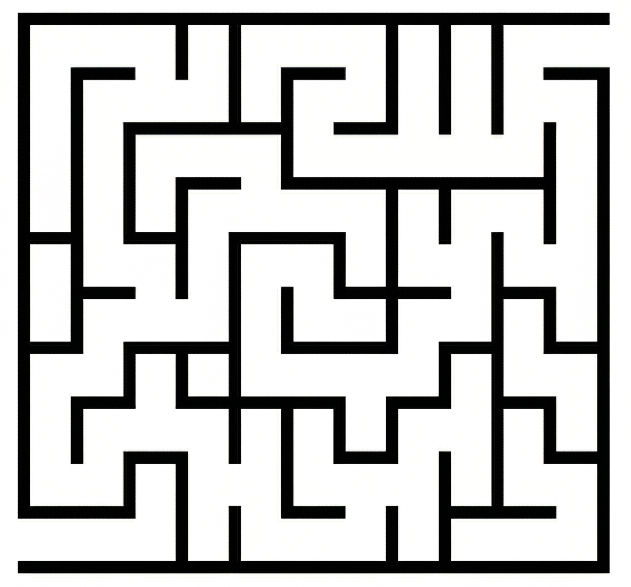
//> input picture cpp_version/5/5.png, 1261 x 1173 px (shown at 1/2 size)
$ ./map_generator   (built with g++ and OpenCV 4)
//> lines starting //> are read from the running program, lines starting //| are printed output that depends on the picture; after the words box and inside, x2 and y2 are one past the last pixel; in counts of white or black regions, pixels touching at a corner belong together
### cpp_version/add_direction/trace_skeleton.cpp
// trace_skeleton.cpp
// Trace skeletonization result into polylines
//
// Lingdong Huang 2020
// Bugfix applied: Corrected thinning loop termination logic.

#include <unistd.h>
#include <stdlib.h>
#include <stdio.h>
#include <string.h>
#include <stdarg.h>
#include <math.h>
#include <string>
#include <climits>
#include <algorithm> // 添加 algorithm 防止 std::copy 报错

//================================
// ENUMS
//================================
#define HORIZONTAL 1
#define VERTICAL 2

//================================
// PARAMS
//================================
#define CHUNK_SIZE 35           // the chunk size
#define SAVE_RECTS 1            // additionally save bounding rects of chunks (for visualization)
#define MAX_ITER 999            // maximum number of iterations


struct skeleton_tracer_t {
  //================================
  // GLOBALS
  //================================
  typedef unsigned char uchar;
  uchar* im; // the image
  int W;     // width
  int H;     // height

  skeleton_tracer_t(){
    im = NULL;
    rects.head = NULL;
    rects.tail = NULL;
  }

  //================================
  // DATASTRUCTURES
  //================================

  typedef struct _point_t {
    int x;
    int y;
    struct _point_t * next;
  } point_t;

  typedef struct _polyline_t {
    point_t* head;
    point_t* tail;
    struct _polyline_t* prev;
    struct _polyline_t* next;
    int size;
  } polyline_t;


  typedef struct _rect_t {
    int x;
    int y;
    int w;
    int h;
    struct _rect_t* next;
  } rect_t;

  struct _rects_t{
    rect_t* head;
    rect_t* tail;
  } rects;

  //================================
  // DATASTRUCTURE IMPLEMENTATION
  //================================

  polyline_t* new_polyline(){
    polyline_t* q0 = (polyline_t*)malloc(sizeof(polyline_t));
    q0->head = NULL;
    q0->tail = NULL;
    q0->prev = NULL;
    q0->next = NULL;
    q0->size = 0;
    return q0;
  }
  // [29 lines left out: functions print_polyline, print_polylines, not called in this run]
  void destroy_polylines(polyline_t* q){
    if (!q){
      return;
    }
    polyline_t* it = q;
    while(it){
      polyline_t* lt = it->next;
      point_t* jt = it->head;
      while(jt){
        point_t* kt = jt->next;
        free(jt);
        jt = kt;
      }
      free(it);
      it = lt;
    }
  }

  void reverse_polyline(polyline_t* q){
    if (!q || (q->size < 2)){
      return;
    }
    q->tail->next = q->head;
    point_t* it0 = q->head;
    point_t* it1 = it0->next;
    point_t* it2 = it1->next;
    int i; for (i = 0; i < q->size-1; i++){
        it1->next = it0;
        it0 = it1;
        it1 = it2;
        it2 = it2->next;
    }
    point_t* q_head = q->head;
    q->head = q->tail;
    q->tail = q_head;
    q->tail->next = NULL;
  }

  void cat_tail_polyline(polyline_t* q0, polyline_t* q1){
    if (!q1){
      return;
    }
    if (!q0){
      *q0 = *new_polyline();
    }
    if (!q0->head){
      q0->head = q1->head;
      q0->tail = q1->tail;
      return;
    }
    q0->tail->next = q1->head;
    q0->tail = q1->tail;
    q0->size += q1->size;
    q0->tail->next = NULL;
  }

  void cat_head_polyline(polyline_t* q0, polyline_t* q1){
    if (!q1){
      return;
    }
    if (!q0){
      *q0 = *new_polyline();
    }
    if (!q1->head){
      return;
    }
    if (!q0->head){
      q0->head = q1->head;
      q0->tail = q1->tail;
      return;
    }
    q1->tail->next = q0->head;
    q0->head = q1->head;
    q0->size += q1->size;
    q0->tail->next = NULL;
  }

  void add_point_to_polyline(polyline_t* q, int x, int y){
    point_t* p = (point_t*)malloc(sizeof(point_t));
    p->x = x;
    p->y = y;
    p->next = NULL;
    if (!q->head){
      q->head = p;
      q->tail = p;
    }else{
      q->tail->next = p;
      q->tail = p;
    }
    q->size++;
  }

  polyline_t* prepend_polyline(polyline_t* q0, polyline_t* q1){
    if (!q0){
      return q1;
    }
    q1->next = q0;
    q0->prev = q1;
    return q1;
  }

  // [20 lines left out: functions print_rects, destroy_rects, not called in this run]

  void add_rect(int x, int y, int w, int h){
    #if SAVE_RECTS
      rect_t* r = (rect_t*)malloc(sizeof(rect_t));
      r->x = x;
      r->y = y;
      r->w = w;
      r->h = h;
      r->next = NULL;
      if (!rects.head){
        rects.head = r;
        rects.tail = r;
      }else{
        rects.tail->next = r;
        rects.tail = r;
      }
    #endif
  }

  //================================
  // RASTER SKELETONIZATION
  //================================
  bool thinning_zs_iteration(int iter) {
    bool diff = false;
    for (int i = 1; i < H-1; i++){
      for (int j = 1; j < W-1; j++){
        int p2 = im[(i-1)*W+j]   & 1;
        int p3 = im[(i-1)*W+j+1] & 1;
        int p4 = im[(i)*W+j+1]   & 1;
        int p5 = im[(i+1)*W+j+1] & 1;
        int p6 = im[(i+1)*W+j]   & 1;
        int p7 = im[(i+1)*W+j-1] & 1;
        int p8 = im[(i)*W+j-1]   & 1;
        int p9 = im[(i-1)*W+j-1] & 1;

        int A  = (p2 == 0 && p3 == 1) + (p3 == 0 && p4 == 1) +
          (p4 == 0 && p5 == 1) + (p5 == 0 && p6 == 1) +
          (p6 == 0 && p7 == 1) + (p7 == 0 && p8 == 1) +
          (p8 == 0 && p9 == 1) + (p9 == 0 && p2 == 1);
        int B  = p2 + p3 + p4 + p5 + p6 + p7 + p8 + p9;
        int m1 = iter == 0 ? (p2 * p4 * p6) : (p2 * p4 * p8);
        int m2 = iter == 0 ? (p4 * p6 * p8) : (p2 * p6 * p8);
        if (A == 1 && (B >= 2 && B <= 6) && m1 == 0 && m2 == 0)
          im[i*W+j] |= 2;
      }
    }
    for (int i = 0; i < H*W; i++){
      int marker = im[i]>>1;
      int old = im[i]&1;
      im[i] = old & (!marker);
      if ((!diff) && (im[i] != old)){
        diff = true;
      }
    }
    return diff;
  };

  void thinning_zs(){
    bool diff;
    do {
      // 修复：必须确保每一步都执行，且只要任意一步改变了像素，就要继续循环
      bool diff0 = thinning_zs_iteration(0);
      bool diff1 = thinning_zs_iteration(1);
      diff = diff0 || diff1;
    } while (diff);
  }

  //================================
  // MAIN ALGORITHM
  //================================

  int not_empty(int x, int y, int w, int h){
    for (int i = y; i < y+h; i++){
      for (int j = x; j < x+w; j++){
        if (im[i*W+j]){
          return 1;
        }
      }
    }
    return 0;
  }

  int merge_impl(polyline_t* c0, polyline_t* c1i, int sx, int isv, int mode){
    int b0 = (mode >> 1 & 1)>0;
    int b1 = (mode >> 0 & 1)>0;
    polyline_t* c0j = NULL;
    int md = 4;

    point_t* p1 = b1 ? c1i->head : c1i->tail;

    if (abs((isv?(p1->y):(p1->x))-sx)>0){
      return 0;
    }

    polyline_t* it = c0;
    while (it){
      point_t* p0 = b0?(it->head):(it->tail);
      if (abs((isv?(p0->y):(p0->x))-sx)>1){
        it = it->next;
        continue;
      }
      int d = abs((isv?(p0->x):(p0->y)) - (isv?(p1->x):(p1->y)));
      if (d < md){
        c0j = it;
        md = d;
      }
      it = it->next;
    }

    if (c0j){
      if (b0 && b1){
        reverse_polyline(c1i);
        cat_head_polyline(c0j,c1i);
      }else if (!b0 && b1){
        cat_tail_polyline(c0j,c1i);
      }else if (b0 && !b1){
        cat_head_polyline(c0j,c1i);
      }else {
        reverse_polyline(c1i);
        cat_tail_polyline(c0j,c1i);
      }
      return 1;
    }
    return 0;
  }

  polyline_t* merge_frags(polyline_t* c0, polyline_t* c1, int sx, int dr){
    if (!c0){
      return c1;
    }
    if (!c1){
      return c0;
    }
    polyline_t* it = c1;
    while(it){
      polyline_t* tmp = it->next;
      if (dr == HORIZONTAL){
        if (merge_impl(c0,it,sx,0,1))goto rem;
        if (merge_impl(c0,it,sx,0,3))goto rem;
        if (merge_impl(c0,it,sx,0,0))goto rem;
        if (merge_impl(c0,it,sx,0,2))goto rem;
      }else{
        if (merge_impl(c0,it,sx,1,1))goto rem;
        if (merge_impl(c0,it,sx,1,3))goto rem;
        if (merge_impl(c0,it,sx,1,0))goto rem;
        if (merge_impl(c0,it,sx,1,2))goto rem;
      }
      goto next;
      rem:
      if (!it->prev){
        c1 = it->next;
        if (it->next){
          it->next->prev = NULL;
        }
      }else{
        it->prev->next = it->next;
        if (it->next){
          it->next->prev = it->prev;
        }
      }
      free(it);
      next:
      it = tmp;
    }
    it = c1;
    while(it){
      polyline_t* tmp = it->next;
      it->prev = NULL;
      it->next = NULL;
      c0 = prepend_polyline(c0,it);
      it = tmp;
    }
    return c0;
  }

  polyline_t* chunk_to_frags(int x, int y, int w, int h){
    polyline_t* frags = NULL;
    int fsize = 0;
    int on = 0;
    int li=-1, lj=-1;

    for (int k = 0; k < h+h+w+w-4; k++){
      int i, j;
      if (k < w){
        i = y+0; j = x+k;
      }else if (k < w+h-1){
        i = y+k-w+1; j = x+w-1;
      }else if (k < w+h+w-2){
        i = y+h-1; j = x+w-(k-w-h+3);
      }else{
        i = y+h-(k-w-h-w+4); j = x+0;
      }
      if (im[i*W+j]){
        if (!on){
          on = 1;
          polyline_t* f = new_polyline();
          add_point_to_polyline(f, j, i);
          add_point_to_polyline(f, x+w/2,y+h/2);
          frags = prepend_polyline(frags,f);
          fsize ++;
        }
      }else{
        if (on){
          frags->head->x = (frags->head->x+lj)/2;
          frags->head->y = (frags->head->y+li)/2;
          on = 0;
        }
      }
      li = i;
      lj = j;
    }
    if (fsize == 2){
      polyline_t* f = new_polyline();
      add_point_to_polyline(f,frags->head->x,frags->head->y);
      add_point_to_polyline(f,frags->next->head->x,frags->next->head->y);
      destroy_polylines(frags);
      frags = f;
    }else if (fsize > 2){
      int ms = 0;
      int mi = -1;
      int mj = -1;
      for (int i = y+1; i < y+h-1; i++){
        for (int j = x+1; j < x+w-1; j++){
          int s =
            (im[i*W-W+j-1]) + (im[i*W-W+j]) + (im[i*W-W+j-1+1])+
            (im[i*W+j-1]  ) +   (im[i*W+j]) +   (im[i*W+j+1]  )+
            (im[i*W+W+j-1]) + (im[i*W+W+j]) + (im[i*W+W+j+1]  );
          if (s > ms){
            mi = i;
            mj = j;
            ms = s;
          }else if (s == ms && abs(j-(x+w/2))+abs(i-(y+h/2)) < abs(mj-(x+w/2))+abs(mi-(y+h/2))){
            mi = i;
            mj = j;
            ms = s;
          }
        }
      }
      if (mi != -1){
        polyline_t* it = frags;
        while(it){
          it->tail->x = mj;
          it->tail->y = mi;
          it = it->next;
        }
      }
    }
    return frags;
  }

  polyline_t* trace_skeleton(int x, int y, int w, int h, int iter){
    polyline_t* frags = NULL;

    if (iter >= MAX_ITER){
      return frags;
    }
    if (w <= CHUNK_SIZE && h <= CHUNK_SIZE){
      frags = chunk_to_frags(x,y,w,h);
      return frags;
    }

    int ms = INT_MAX;
    int mi = -1;
    int mj = -1;

    if (h > CHUNK_SIZE){
      for (int i = y+3; i < y+h-3; i++){
        if (im[i*W+x] ||im[(i-1)*W+x] ||im[i*W+x+w-1] ||im[(i-1)*W+x+w-1]){
          continue;
        }
        int s = 0;
        for (int j = x; j < x+w; j++){
          s += im[i*W+j];
          s += im[(i-1)*W+j];
        }
        if (s < ms){
          ms = s; mi = i;
        }else if (s == ms && abs(i-(y+h/2))<abs(mi-(y+h/2))){
          ms = s; mi = i;
        }
      }
    }

    if (w > CHUNK_SIZE){
      for (int j = x+3; j < x+w-3; j++){
        if (im[W*y+j]||im[W*(y+h)-W+j]||im[W*y+j-1]||im[W*(y+h)-W+j-1]){
          continue;
        }
        int s = 0;
        for (int i = y; i < y+h; i++){
          s += im[i*W+j]?1:0;
          s += im[i*W+j-1]?1:0;
        }
        if (s < ms){
          ms = s;
          mi = -1;
          mj = j;
        }else if (s == ms && abs(j-(x+w/2))<abs(mj-(x+w/2))){
          ms = s;
          mi = -1;
          mj = j;
        }
      }
    }

    int L0=-1; int L1; int L2; int L3;
    int R0=-1; int R1; int R2; int R3;
    int dr = 0;
    int sx;
    if (h > CHUNK_SIZE && mi != -1){
      L0 = x; L1 = y;  L2 = w; L3 = mi-y;
      R0 = x; R1 = mi; R2 = w; R3 = y+h-mi;
      dr = VERTICAL;
      sx = mi;
    }else if (w > CHUNK_SIZE && mj != -1){
      L0 = x; L1 = y; L2 = mj-x; L3 = h;
      R0 = mj;R1 = y; R2 =x+w-mj;R3 = h;
      dr = HORIZONTAL;
      sx = mj;
    }

    if (dr!=0 && not_empty(L0,L1,L2,L3)){
      #if SAVE_RECTS
        add_rect(L0,L1,L2,L3);
      #endif
      frags = trace_skeleton(L0,L1,L2,L3,iter+1);
    }
    if (dr!=0 && not_empty(R0,R1,R2,R3)){
      #if SAVE_RECTS
        add_rect(R0,R1,R2,R3);
      #endif
      frags = merge_frags(frags, trace_skeleton(R0,R1,R2,R3,iter+1),sx,dr);
    }

    if (mi == -1 && mj == -1){
      frags = chunk_to_frags(x,y,w,h);
    }

    return frags;
  }

  // [6 lines left out: function destroy, not called in this run]

};

### cpp_version/map_generator.cpp
#include <iostream>
#include <fstream>
#include <vector>
#include <set>
#include <map>
#include <algorithm>
#include <opencv2/opencv.hpp>
#include <nlohmann/json.hpp>

#include "trace_skeleton.cpp"

using json = nlohmann::json;

struct PointComp {
    bool operator() (const std::pair<int, int>& a, const std::pair<int, int>& b) const {
        if (a.first != b.first) return a.first < b.first;
        return a.second < b.second;
    }
};

int main() {
    // --- 1. 配置路径 ---
    std::string img_path = "./5/5.png"; // 请确保路径对应你正在测的图
    std::string json_path = "./5/map_graph.json";

    cv::Mat src = cv::imread(img_path, cv::IMREAD_GRAYSCALE);
//> src: 1173 rows x 1261 cols, CV_8UC1; min 0, max 255, mean 192.7
    if (src.empty()) {
        std::cerr << "错误：无法读取图片 " << img_path << std::endl;
        return -1;
    }

    cv::Mat bin;
    cv::threshold(src, bin, 200, 1, cv::THRESH_BINARY);
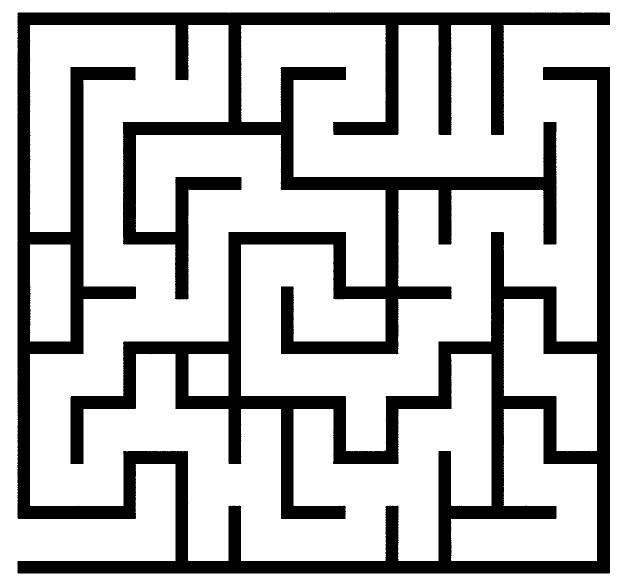
//> bin: 1173 rows x 1261 cols, CV_8UC1 (shown at 1/2 size); values 0 (black) and 1 (white), 75% white; 1 black region, box (x1, y1, x2, y2) and area: (35, 25, 1220, 1147) 370291

    // ==========================================
    // 边缘保护 (Border Protection)
    // 强制给图片加一圈 1 像素的黑边，解决进出口贴边导致的细化死角问题
    // ==========================================
    cv::Mat padded_bin;
    cv::copyMakeBorder(bin, padded_bin, 1, 1, 1, 1, cv::BORDER_CONSTANT, cv::Scalar(0));
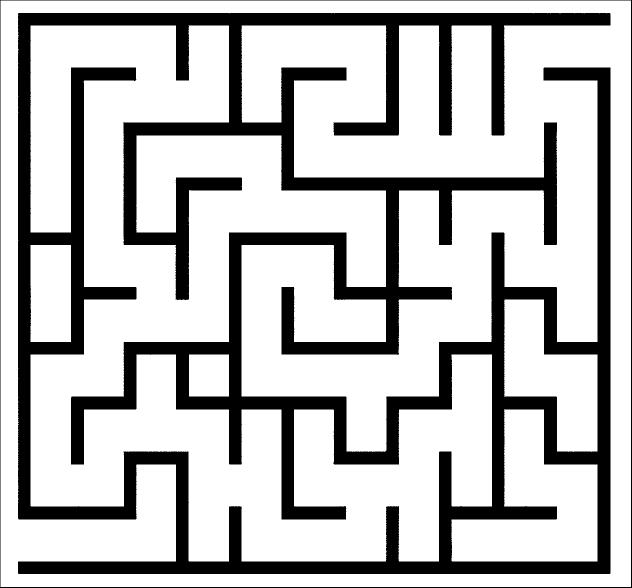
//> padded_bin: 1175 rows x 1263 cols, CV_8UC1 (shown at 1/2 size); values 0 (black) and 1 (white), 74.7% white; 2 black regions, box (x1, y1, x2, y2) and area: (36, 26, 1221, 1148) 370291, (0, 0, 1263, 1175) 4872

    skeleton_tracer_t* T = new skeleton_tracer_t();
    T->W = padded_bin.cols;
//> T->W = 1263
    T->H = padded_bin.rows;
//> T->H = 1175
    T->im = (unsigned char*)malloc(sizeof(unsigned char) * T->W * T->H);

    // ==========================================
    // 内存对齐 (Memory Alignment)
    // 绝对禁止使用 memcpy(bin.data)！必须使用 ptr 逐行安全获取内存，过滤掉 OpenCV 的 Padding
    // ==========================================
    for (int r = 0; r < T->H; r++) {
        memcpy(T->im + r * T->W, padded_bin.ptr<uchar>(r), T->W);
    }

    std::cout << "正在提取骨架 (Skeletonization)..." << std::endl;
    T->thinning_zs();

    std::cout << "正在追踪拓扑图..." << std::endl;
    skeleton_tracer_t::polyline_t* polys = T->trace_skeleton(0, 0, T->W, T->H, 0);
//> the loop in trace_skeleton, `for (int i = y+3; i < y+h-3; i++)` made 1169 passes
//> s on passes 1 to 12: 0, 0, 0, 0, 0, 0, 0, 0, 0, 0, 1211, 1214
//> after the loop in trace_skeleton, `for (int i = y+3; i < y+h-3; i++)`: ms = 0; mi = 12
//> the loop in trace_skeleton, `for (int j = x+3; j < x+w-3; j++)` made 1257 passes
//> after the loop in trace_skeleton, `for (int j = x+3; j < x+w-3; j++)`: ms = 0; mi = -1; mj = 1243
//> in trace_skeleton, `R2 = x + w - mj`: R2 = 20
//> in trace_skeleton, `sx = mj;`: sx = 1243
//> the loop in trace_skeleton (call 2), `for (int i = y+3; i < y+h-3; i++)` made 1169 passes
//> the loop in trace_skeleton (call 2), `for (int j = x+3; j < x+w-3; j++)` made 1237 passes
//> the loop in merge_frags, `while(it)` made 1 pass
//> the loop in merge_frags (call 2), `while(it)` made 1 pass

    // --- 构建图结构 (Nodes & Edges) ---
    std::vector<std::pair<int, int>> nodes_list;
    std::set<std::pair<int, int>> edges_set;
    std::map<std::pair<int, int>, int, PointComp> node_to_idx;

    auto get_node_idx = [&](int x, int y) -> int {
        // 因为之前加了 1 像素黑边，这里将坐标减 1，完美还原回原图坐标空间
        int real_x = std::max(0, x - 1);
        int real_y = std::max(0, y - 1);
        std::pair<int, int> pt = {real_x, real_y};
        if (node_to_idx.find(pt) == node_to_idx.end()) {
            node_to_idx[pt] = nodes_list.size();
            nodes_list.push_back(pt);
        }
        return node_to_idx[pt];
    };

    skeleton_tracer_t::polyline_t* it = polys;
    while(it) {
        skeleton_tracer_t::point_t* jt = it->head;
        while(jt && jt->next) {
            int idx1 = get_node_idx(jt->x, jt->y);
            int idx2 = get_node_idx(jt->next->x, jt->next->y);
            if (idx1 != idx2) {
                edges_set.insert({std::min(idx1, idx2), std::max(idx1, idx2)});
            }
            jt = jt->next;
        }
        it = it->next;
    }
//> this loop made 38 passes

    // --- 导出为 JSON ---
//> (the run ends here: the program needs code that is not available in this run, at `json j_graph;`)
